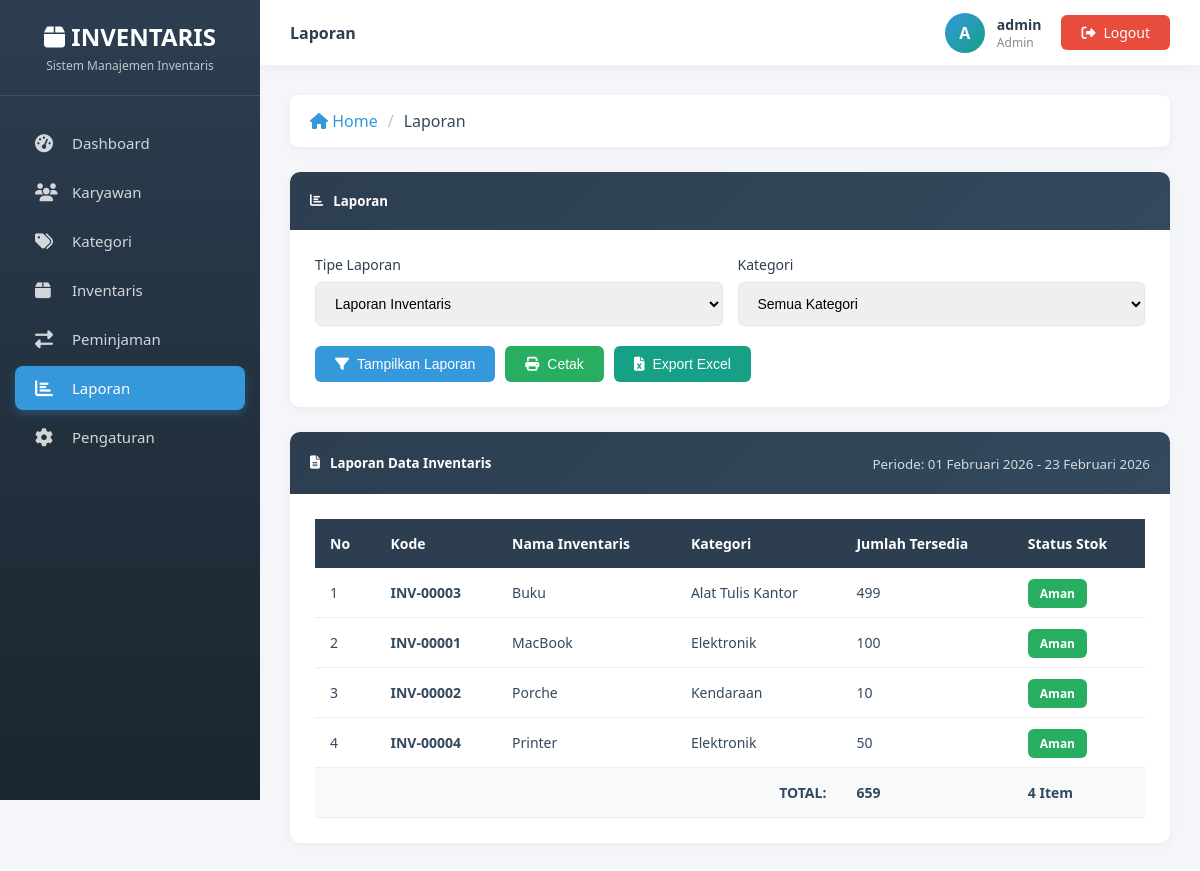
Screenshot of /laporan/index.php (signed in) with the database file from the repository.
### tables this page shows
CREATE TABLE `inventaris` (
  `id` int(11) NOT NULL,
  `kode_inventaris` varchar(20) NOT NULL,
  `nama_inventaris` varchar(100) NOT NULL,
  `kategori_id` int(11) NOT NULL,
  `jumlah_tersedia` int(11) NOT NULL DEFAULT 0,
  `foto` varchar(100) DEFAULT NULL,
  `deskripsi` text DEFAULT NULL
);

CREATE TABLE `kategori` (
  `id` int(11) NOT NULL,
  `nama_kategori` varchar(100) NOT NULL
);

### config/database.php (called while the page is built, shortened)
<?php
class Database {
    private static $instance = null;
    private $conn;
    private function __construct() {
        try {
            $this->conn = new mysqli(
                $_ENV['DB_HOST'],
                $_ENV['DB_USER'],
                $_ENV['DB_PASSWORD'],
                $_ENV['DB_NAME'],
                $_ENV['DB_PORT']
            );
            $this->conn->set_charset("utf8mb4");
        } catch (Exception $e) {
            die("Database Error: " . $e->getMessage());
        }
    }
    public static function getInstance() {
        if (self::$instance === null) {
            self::$instance = new self();
        }
        return self::$instance;
    }
    public function getConnection() {
        return $this->conn;
    }
}
?>

### lib/functions.php (called while the page is built, shortened)
<?php
require_once __DIR__ . '/../config/database.php';
class Functions {
    public function formatTanggal($tanggal) {
        $bulan = [
            1 => 'Januari', 'Februari', 'Maret', 'April', 'Mei', 'Juni',
            'Juli', 'Agustus', 'September', 'Oktober', 'November', 'Desember'
        ];
        $split = explode('-', $tanggal);
        return $split[2] . ' ' . $bulan[(int)$split[1]] . ' ' . $split[0];
    }
}
?>

### laporan/index.php (the view, shortened to what this page needs)
<?php
require_once __DIR__ . '/../views/header.php';
$db = Database::getInstance()->getConnection();
$tipe_laporan = isset($_GET['tipe']) ? $_GET['tipe'] : 'inventaris';
$tanggal_dari = isset($_GET['tanggal_dari']) ? $_GET['tanggal_dari'] : date('Y-m-01');
$tanggal_sampai = isset($_GET['tanggal_sampai']) ? $_GET['tanggal_sampai'] : date('Y-m-d');
?>
<?php include __DIR__ . '/../views/sidebar.php'; ?>
<?php include __DIR__ . '/../views/topnav.php'; ?>
<div class="main-content">
    <?php include __DIR__ . '/../views/breadcrumb.php'; ?>
    <div class="card">
        <div class="card-header">
            <h5><i class="fas fa-chart-bar"></i> Laporan</h5>
        </div>
        <div class="card-body">
            <form method="GET" action="" id="filterForm">
                <div style="display: grid; grid-template-columns: repeat(auto-fit, minmax(200px, 1fr)); gap: 15px; margin-bottom: 20px;">
                    <div class="form-group" style="margin-bottom: 0;">
                        <label>Tipe Laporan</label>
                        <select name="tipe" class="form-control" onchange="toggleFilters()" style="padding: 12px 15px;">
                            <option value="inventaris" <?php echo $tipe_laporan == 'inventaris' ? 'selected' : ''; ?>>Laporan Inventaris</option>
                        </select>
                    </div>
                    <div class="form-group kategori-filter" style="margin-bottom: 0;">
                        <label>Kategori</label>
                        <select name="kategori" class="form-control" style="padding: 12px 15px;">
                            <option value="0">Semua Kategori</option>
                        </select>
                    </div>
                </div>
                <div style="display: flex; gap: 10px;">
                    <button type="submit" class="btn btn-primary">
                        <i class="fas fa-filter"></i> Tampilkan Laporan
                    </button>
                    <button type="button" class="btn btn-success" onclick="printReport()">
                        <i class="fas fa-print"></i> Cetak
                    </button>
                    <button type="button" class="btn btn-info" onclick="exportExcel()">
                        <i class="fas fa-file-excel"></i> Export Excel
                    </button>
                </div>
            </form>
        </div>
    </div>
    <div class="card" id="reportContent">
        <div class="card-header">
            <h5>
                <i class="fas fa-file-alt"></i>
                <?php
                switch($tipe_laporan) {
                    case 'inventaris': echo 'Laporan Data Inventaris'; break;
                }
                ?>
            </h5>
            <div>
                <small style="color: rgba(255,255,255,0.8);">
                    Periode: <?php echo $func->formatTanggal($tanggal_dari); ?> - <?php echo $func->formatTanggal($tanggal_sampai); ?>
                </small>
            </div>
        </div>
        <div class="card-body">
            <?php if ($tipe_laporan == 'inventaris'): ?>
                <?php
                $query = "SELECT i.*, k.nama_kategori
                          FROM inventaris i
                          JOIN kategori k ON i.kategori_id = k.id";
                $query .= " ORDER BY i.nama_inventaris ASC";
                $result = $db->query($query);
                $total_items = 0;
                $total_stok = 0;
                ?>
                <div class="table-responsive">
                    <table>
                        <thead>
                            <tr>
                                <th>No</th>
                                <th>Kode</th>
                                <th>Nama Inventaris</th>
                                <th>Kategori</th>
                                <th>Jumlah Tersedia</th>
                                <th>Status Stok</th>
                            </tr>
                        </thead>
                        <tbody>
                            <?php if ($result && $result->num_rows > 0): ?>
                                <?php $no = 1; ?>
                                <?php while ($row = $result->fetch_assoc()): ?>
                                    <?php
                                    $total_items++;
                                    $total_stok += $row['jumlah_tersedia'];
                                    ?>
                                    <tr>
                                        <td><?php echo $no++; ?></td>
                                        <td><strong><?php echo htmlspecialchars($row['kode_inventaris']); ?></strong></td>
                                        <td><?php echo htmlspecialchars($row['nama_inventaris']); ?></td>
                                        <td><?php echo htmlspecialchars($row['nama_kategori']); ?></td>
                                        <td><?php echo $row['jumlah_tersedia']; ?></td>
                                        <td>
                                            <?php if ($row['jumlah_tersedia'] == 0): ?>
                                                <span class="badge bg-danger">Habis</span>
                                            <?php elseif ($row['jumlah_tersedia'] <= 5): ?>
                                                <span class="badge bg-warning">Menipis</span>
                                            <?php else: ?>
                                                <span class="badge bg-success">Aman</span>
                                            <?php endif; ?>
                                        </td>
                                    </tr>
                                <?php endwhile; ?>
                                <tr style="background: #f8f9fa; font-weight: bold;">
                                    <td colspan="4" style="text-align: right;">TOTAL:</td>
                                    <td><?php echo $total_stok; ?></td>
                                    <td><?php echo $total_items; ?> Item</td>
                                </tr>
                            <?php else: ?>
                                <tr>
                                    <td colspan="6" style="text-align: center; color: #7f8c8d;">Tidak ada data</td>
                                </tr>
                            <?php endif; ?>
                        </tbody>
                    </table>
                </div>
            <?php endif; ?>
        </div>
    </div>
</div>
<?php include __DIR__ . '/../views/footer.php'; ?>

### assets/css/style.css (style rules this page uses)
:root { --primary: #2c3e50; --secondary: #34495e; --accent: #3498db; --dark: #1a252f; --light: #ecf0f1; --success: #27ae60; --danger: #e74c3c; --warning: #f39c12; --info: #16a085; --sidebar-width: 260px; --topnav-height: 65px; }
* { margin: 0; padding: 0; box-sizing: border-box; }
body { font-family: 'Segoe UI', Tahoma, Geneva, Verdana, sans-serif; background: #f5f6fa; color: #2c3e50; }
.main-content { margin-left: var(--sidebar-width); margin-top: var(--topnav-height); padding: 30px; min-height: calc(100vh - var(--topnav-height)); }
.card { background: white; border-radius: 10px; box-shadow: 0 2px 10px rgba(0, 0, 0, 0.05); margin-bottom: 25px; border: none; overflow: hidden; }
.card-header { background: linear-gradient(135deg, var(--primary), var(--secondary)); color: white; padding: 20px; border-bottom: none; display: flex; align-items: center; justify-content: space-between; }
.card-header h5 { margin: 0; font-weight: 600; display: flex; align-items: center; gap: 10px; }
.card-body { padding: 25px; }
.table-responsive { overflow-x: auto; }
table { width: 100%; border-collapse: collapse; }
table thead { background: var(--primary); color: white; }
table thead th { padding: 15px; text-align: left; font-weight: 600; font-size: 14px; }
table tbody tr { border-bottom: 1px solid #ecf0f1; transition: all 0.3s ease; }
table tbody td { padding: 15px; font-size: 14px; color: var(--secondary); }
.btn { padding: 10px 20px; border: none; border-radius: 6px; cursor: pointer; font-size: 14px; transition: all 0.3s ease; text-decoration: none; display: inline-flex; align-items: center; gap: 8px; font-weight: 500; }
.btn-primary { background: var(--accent); color: white; }
.btn-success { background: var(--success); color: white; }
.btn-info { background: var(--info); color: white; }
.form-group { margin-bottom: 20px; }
.form-group label { display: block; margin-bottom: 8px; color: var(--primary); font-weight: 500; font-size: 14px; }
.form-control { width: 100%; padding: 12px 15px; border: 1px solid #dfe6e9; border-radius: 6px; font-size: 14px; transition: all 0.3s ease; }
.badge { padding: 6px 12px; border-radius: 6px; font-size: 12px; font-weight: 600; }
.bg-success { background: var(--success); color: white; }

### rows the page displays
inventaris: kode_inventaris "INV-00003", nama_inventaris "Buku", kategori.nama_kategori "Alat Tulis Kantor", jumlah_tersedia "499", shows "Aman"
inventaris: kode_inventaris "INV-00001", nama_inventaris "MacBook", kategori.nama_kategori "Elektronik", jumlah_tersedia "100", shows "Aman"
inventaris: kode_inventaris "INV-00002", nama_inventaris "Porche", kategori.nama_kategori "Kendaraan", jumlah_tersedia "10", shows "Aman"
inventaris: kode_inventaris "INV-00004", nama_inventaris "Printer", kategori.nama_kategori "Elektronik", jumlah_tersedia "50", shows "Aman"

### other values shown
$menu['title'] "Dashboard"
$menu['title'] "Karyawan"
$menu['title'] "Kategori"
$menu['title'] "Inventaris"
$menu['title'] "Peminjaman"
$menu['title'] "Laporan"
$menu['title'] "Pengaturan"
$pageTitle "Laporan"
substr($user['username'], 0, 1) "A"
$user['username'] "admin"
$user['role'] "Admin"
$crumb['title'] "Laporan"
$func->formatTanggal($tanggal_dari) "01 Februari 2026"
$func->formatTanggal($tanggal_sampai) "23 Februari 2026"
$total_stok "659"
